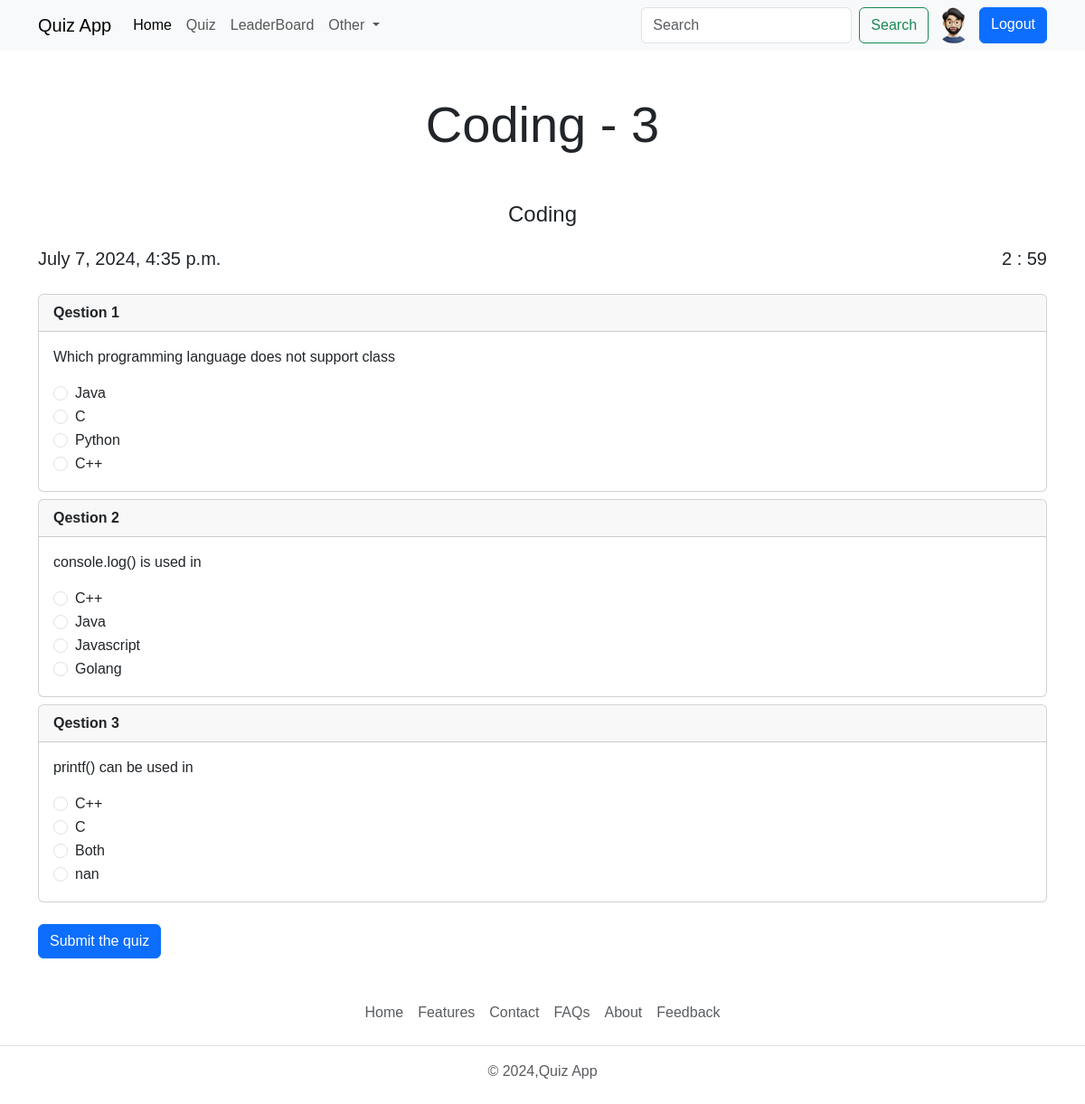
Page /quiz/7 (signed in) on the committed database.
### account/models.py (models this page shows, shortened)
class Profile(models.Model):
    user = models.OneToOneField(User, on_delete=models.CASCADE,null=True, verbose_name='User Object')
    bio = models.TextField(blank=True, null=True)
    profile_img = models.ImageField(upload_to='profile_images',default='user.png',blank=True,null=True, verbose_name='Profile Pic')
    location = models.CharField(max_length=100,null=True,blank=True)
    GENDER = (
        ('Male','Male'),
        ('Female','Female'),
        ('Other','Other'),
    )
    gender = models.CharField(max_length=6,choices=GENDER,blank=True,null=True)

### quiz/models.py (models this page shows, shortened)
class Quiz(models.Model):
    title = models.CharField(max_length=255)
    description = models.TextField()
    category = models.ForeignKey(Category,on_delete=models.CASCADE)
    quiz_file = models.FileField(upload_to='quiz/')
    created_at = models.DateTimeField(auto_now_add=True)
    updated_at = models.DateTimeField(auto_now=True)
    class Meta:
        verbose_name_plural = 'Quizzes'

class Question(models.Model):
    quiz = models.ForeignKey(Quiz,on_delete=models.CASCADE)
    text = models.TextField()

class Choice(models.Model):
    question = models.ForeignKey(Question,on_delete=models.CASCADE)
    text = models.CharField(max_length=255)
    is_correct = models.BooleanField(default=False)

### quiz/views.py (the view, shortened to what this page needs)
# urls.py: path('<int:quiz_id>',views.quiz_view,name='quiz'),
@login_required(login_url='login')
def quiz_view(request,quiz_id):
    user_object = User.objects.get(username=request.user)
    user_profile = Profile.objects.get(user=user_object)
    quiz = Quiz.objects.filter(id=quiz_id).first()
    total_questions = quiz.question_set.all().count()
    if quiz != None:
        context = {'user_profile':user_profile,'quiz':quiz}
    else:
        return redirect('all_quiz')
    return render(request,'quiz.html',context)

### templates/quiz.html (shortened to what this page needs)
{% extends 'index.html' %}
{% block content %}
<h1 class="display-4 my-5 text-center">{{quiz.title}} - {{quiz.question_set.all|length}}</h1>
<p class="fs-4 text-center container">{{quiz.description}}</p>
<div class="container">
    <div class="d-flex justify-content-between">
      <span class="fs-5">{{quiz.created_at}}</span>
      <span class="fs-5" id="timer">00:00</span>
    </div>
    <div class="questions my-4">
        {% for question in quiz.question_set.all %}
        <div class="card mb-2 question">
            <div class="card-header fw-bold">
            Qestion {{forloop.counter}}
            </div>
            <div class="card-body">
                <p class="card-text">{{question.text}}</p>
                {% for option in question.choice_set.all %}
                <div class="form-check">
                    <label class="form-check-label" for="{{option.id}}">
                        <input class="form-check-input" type="radio" value="{{option.text}}" name="{{option.question.id}}" id="{{option.id}}">
                    {{option.text}}
                    </label>
                </div>
                {% endfor %}
            </div>
        </div>
        {% endfor %}
    </div>
    <form action="" method="post" id="quiz-form">
        <button type="submit" class="btn btn-primary" id="submit-button">Submit the quiz</button>
    </form>
</div>
{% endblock content %}

### templates/components/navbar.html (shortened to what this page needs)
<nav class="navbar navbar-expand-lg bg-body-tertiary d-lg-block d-none">
    <div class="container">
        <a class="navbar-brand" href="{% url 'home' %}">Quiz App</a>
        <div class="collapse navbar-collapse" id="navbarScroll">
          <ul class="navbar-nav me-auto my-2 my-lg-0 navbar-nav-scroll" style="--bs-scroll-height: 100px;">
            <li class="nav-item">
              <a class="nav-link active" aria-current="page" href="{% url 'home' %}">Home</a>
            </li>
            <li class="nav-item">
              <a class="nav-link" href="{% url 'all_quiz' %}">Quiz</a>
            </li>
            <li class="nav-item">
              <a class="nav-link" href="{% url 'leaderboard' %}">LeaderBoard</a>
            </li>
            <li class="nav-item dropdown">
              <a class="nav-link dropdown-toggle" href="#" role="button" data-bs-toggle="dropdown" aria-expanded="false">
                Other
              </a>
            </li>
          </ul>
          <form class="d-flex" role="search">
            <input class="form-control me-2" type="search" placeholder="Search" aria-label="Search">
            <button class="btn btn-outline-success" type="submit">Search</button>
            {% if request.user.is_authenticated %}
            <a href="{% url 'profile' request.user.username %}" data-bs-toggle="tooltip" data-bs-placement="bottom" data-bs-title="@{{request.user.username}}" class="mx-2">
              <img src="{{user_profile.profile_img.url}}" class="rounded-circle" alt="profile_image" width="40" height="40">
            </a>
            <a href="{% url 'logout' %}" class="btn btn-primary">Logout</a>
            {% else %}
            <a href="{% url 'login' %}" class="btn btn-primary ms-2">Login</a>
            {% endif %}
          </form>
        </div>
    </div>
</nav>

### static/css/style.css (style rules this page uses)
* { font-family: 'Trebuchet MS', 'Lucida Sans Unicode', 'Lucida Grande', 'Lucida Sans', Arial, sans-serif; }

### rows in the picture
Profile: profile_img (picture)
Quiz: title "Coding", question_set.all|length "3", description "Coding", created_at "July 7, 2024, 4:35 p.m."
Question: text "Which programming language does not support class"
Choice: text "Java"
Choice: text "C"
Choice: text "Python"
Choice: text "C++"
Question: text "console.log() is used in"
Choice: text "C++"
Choice: text "Java"
Choice: text "Javascript"
Choice: text "Golang"
Question: text "printf() can be used in"
Choice: text "C++"
Choice: text "C"
Choice: text "Both"
Choice: text "nan"
